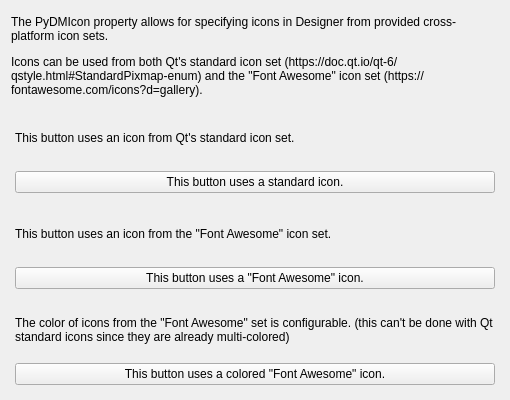
<?xml version="1.0" encoding="UTF-8"?>
<ui version="4.0">
 <class>Form</class>
 <widget class="QWidget" name="Form">
  <property name="geometry">
   <rect>
    <x>0</x>
    <y>0</y>
    <width>510</width>
    <height>400</height>
   </rect>
  </property>
  <property name="sizePolicy">
   <sizepolicy hsizetype="Preferred" vsizetype="Preferred">
    <horstretch>0</horstretch>
    <verstretch>0</verstretch>
   </sizepolicy>
  </property>
  <property name="minimumSize">
   <size>
    <width>500</width>
    <height>400</height>
   </size>
  </property>
  <property name="windowTitle">
   <string>Form</string>
  </property>
  <layout class="QVBoxLayout" name="verticalLayout">
   <item>
    <widget class="QLabel" name="label_main">
     <property name="text">
      <string>&lt;html&gt;&lt;head/&gt;&lt;body&gt;&lt;p&gt;The PyDMIcon property allows for specifying icons in Designer from provided cross-platform icon sets.&lt;/p&gt;&lt;p&gt;Icons can be used from both Qt's standard icon set (https://doc.qt.io/qt-6/qstyle.html#StandardPixmap-enum) and the &amp;quot;Font Awesome&amp;quot; icon set (https://fontawesome.com/icons?d=gallery).&lt;/p&gt;&lt;/body&gt;&lt;/html&gt;</string>
     </property>
     <property name="textFormat">
      <enum>Qt::RichText</enum>
     </property>
     <property name="wordWrap">
      <bool>true</bool>
     </property>
    </widget>
   </item>
   <item>
    <widget class="PyDMFrame" name="PyDMFrame">
     <property name="toolTip">
      <string/>
     </property>
     <property name="whatsThis">
      <string>
    QFrame with support for alarms
    This class inherits from QFrame and PyDMWidget.

    Parameters
    ----------
    parent : QWidget
        The parent widget for the Label
    init_channel : str, optional
        The channel to be used by the widget.
    </string>
     </property>
     <property name="alarmSensitiveBorder" stdset="0">
      <bool>true</bool>
     </property>
     <property name="channel" stdset="0">
      <string>ca://MTEST:Run</string>
     </property>
     <layout class="QVBoxLayout" name="verticalLayout_4">
      <property name="leftMargin">
       <number>4</number>
      </property>
      <property name="topMargin">
       <number>4</number>
      </property>
      <property name="rightMargin">
       <number>4</number>
      </property>
      <property name="bottomMargin">
       <number>4</number>
      </property>
      <item>
       <widget class="QLabel" name="label">
        <property name="text">
         <string>This button uses an icon from Qt's standard icon set.</string>
        </property>
       </widget>
      </item>
      <item>
       <widget class="PyDMPushButton" name="PyDMPushButton">
        <property name="toolTip">
         <string/>
        </property>
        <property name="whatsThis">
         <string/>
        </property>
        <property name="styleSheet">
         <string notr="true"/>
        </property>
        <property name="text">
         <string>This button uses a standard icon.</string>
        </property>
        <property name="alarmSensitiveContent" stdset="0">
         <bool>false</bool>
        </property>
        <property name="alarmSensitiveBorder" stdset="0">
         <bool>false</bool>
        </property>
        <property name="PyDMToolTip" stdset="0">
         <string/>
        </property>
        <property name="monitorDisp" stdset="0">
         <bool>false</bool>
        </property>
        <property name="channel" stdset="0">
         <string>ca://MTEST:Run</string>
        </property>
        <property name="PyDMIcon" stdset="0">
         <string>SP_ArrowUp</string>
        </property>
        <property name="PyDMIconColor" stdset="0">
         <color>
          <red>170</red>
          <green>0</green>
          <blue>127</blue>
         </color>
        </property>
        <property name="passwordProtected" stdset="0">
         <bool>false</bool>
        </property>
        <property name="password" stdset="0">
         <string/>
        </property>
        <property name="protectedPassword" stdset="0">
         <string/>
        </property>
        <property name="showConfirmDialog" stdset="0">
         <bool>false</bool>
        </property>
        <property name="confirmMessage" stdset="0">
         <string/>
        </property>
        <property name="pressValue" stdset="0">
         <string>1</string>
        </property>
        <property name="releaseValue" stdset="0">
         <string>None</string>
        </property>
        <property name="relativeChange" stdset="0">
         <bool>false</bool>
        </property>
        <property name="writeWhenRelease" stdset="0">
         <bool>false</bool>
        </property>
        <property name="standardIcon" stdset="0">
         <string>eye-slash</string>
        </property>
       </widget>
      </item>
     </layout>
    </widget>
   </item>
   <item>
    <widget class="PyDMFrame" name="PyDMFrame_2">
     <property name="toolTip">
      <string/>
     </property>
     <property name="whatsThis">
      <string>
    QFrame with support for alarms
    This class inherits from QFrame and PyDMWidget.

    Parameters
    ----------
    parent : QWidget
        The parent widget for the Label
    init_channel : str, optional
        The channel to be used by the widget.
    </string>
     </property>
     <property name="alarmSensitiveContent" stdset="0">
      <bool>false</bool>
     </property>
     <property name="alarmSensitiveBorder" stdset="0">
      <bool>true</bool>
     </property>
     <property name="channel" stdset="0">
      <string>ca://MTEST:Run</string>
     </property>
     <layout class="QVBoxLayout" name="verticalLayout_5">
      <property name="leftMargin">
       <number>4</number>
      </property>
      <property name="topMargin">
       <number>4</number>
      </property>
      <property name="rightMargin">
       <number>4</number>
      </property>
      <property name="bottomMargin">
       <number>4</number>
      </property>
      <item>
       <widget class="QLabel" name="label_2">
        <property name="text">
         <string>This button uses an icon from the &quot;Font Awesome&quot; icon set.</string>
        </property>
       </widget>
      </item>
      <item>
       <widget class="PyDMPushButton" name="PyDMPushButton_2">
        <property name="toolTip">
         <string/>
        </property>
        <property name="whatsThis">
         <string/>
        </property>
        <property name="text">
         <string>This button uses a &quot;Font Awesome&quot; icon.</string>
        </property>
        <property name="flat">
         <bool>false</bool>
        </property>
        <property name="alarmSensitiveContent" stdset="0">
         <bool>false</bool>
        </property>
        <property name="alarmSensitiveBorder" stdset="0">
         <bool>false</bool>
        </property>
        <property name="PyDMToolTip" stdset="0">
         <string/>
        </property>
        <property name="monitorDisp" stdset="0">
         <bool>false</bool>
        </property>
        <property name="channel" stdset="0">
         <string>ca://MTEST:Run</string>
        </property>
        <property name="PyDMIcon" stdset="0">
         <string>arrow-up</string>
        </property>
        <property name="passwordProtected" stdset="0">
         <bool>false</bool>
        </property>
        <property name="password" stdset="0">
         <string/>
        </property>
        <property name="protectedPassword" stdset="0">
         <string/>
        </property>
        <property name="showConfirmDialog" stdset="0">
         <bool>false</bool>
        </property>
        <property name="confirmMessage" stdset="0">
         <string/>
        </property>
        <property name="pressValue" stdset="0">
         <string>0</string>
        </property>
        <property name="releaseValue" stdset="0">
         <string>None</string>
        </property>
        <property name="relativeChange" stdset="0">
         <bool>false</bool>
        </property>
        <property name="writeWhenRelease" stdset="0">
         <bool>false</bool>
        </property>
       </widget>
      </item>
     </layout>
    </widget>
   </item>
   <item>
    <widget class="PyDMFrame" name="PyDMFrame_3">
     <property name="toolTip">
      <string/>
     </property>
     <property name="whatsThis">
      <string>
    QFrame with support for alarms
    This class inherits from QFrame and PyDMWidget.

    Parameters
    ----------
    parent : QWidget
        The parent widget for the Label
    init_channel : str, optional
        The channel to be used by the widget.
    </string>
     </property>
     <property name="alarmSensitiveBorder" stdset="0">
      <bool>true</bool>
     </property>
     <property name="channel" stdset="0">
      <string>ca://MTEST:Run</string>
     </property>
     <layout class="QVBoxLayout" name="verticalLayout_6">
      <property name="leftMargin">
       <number>4</number>
      </property>
      <property name="topMargin">
       <number>4</number>
      </property>
      <property name="rightMargin">
       <number>4</number>
      </property>
      <property name="bottomMargin">
       <number>4</number>
      </property>
      <item>
       <widget class="QLabel" name="label_3">
        <property name="text">
         <string>The color of icons from the &quot;Font Awesome&quot; set is configurable. (this can't be done with Qt standard icons since they are already multi-colored)</string>
        </property>
        <property name="wordWrap">
         <bool>true</bool>
        </property>
       </widget>
      </item>
      <item>
       <widget class="PyDMPushButton" name="PyDMPushButton_3">
        <property name="toolTip">
         <string/>
        </property>
        <property name="whatsThis">
         <string/>
        </property>
        <property name="text">
         <string>This button uses a colored &quot;Font Awesome&quot; icon.</string>
        </property>
        <property name="alarmSensitiveContent" stdset="0">
         <bool>false</bool>
        </property>
        <property name="alarmSensitiveBorder" stdset="0">
         <bool>false</bool>
        </property>
        <property name="PyDMToolTip" stdset="0">
         <string/>
        </property>
        <property name="monitorDisp" stdset="0">
         <bool>false</bool>
        </property>
        <property name="channel" stdset="0">
         <string>ca://MTEST:Run</string>
        </property>
        <property name="PyDMIcon" stdset="0">
         <string>arrow-up</string>
        </property>
        <property name="PyDMIconColor" stdset="0">
         <color>
          <red>255</red>
          <green>0</green>
          <blue>0</blue>
         </color>
        </property>
        <property name="passwordProtected" stdset="0">
         <bool>false</bool>
        </property>
        <property name="password" stdset="0">
         <string/>
        </property>
        <property name="protectedPassword" stdset="0">
         <string/>
        </property>
        <property name="showConfirmDialog" stdset="0">
         <bool>false</bool>
        </property>
        <property name="confirmMessage" stdset="0">
         <string/>
        </property>
        <property name="pressValue" stdset="0">
         <string>0</string>
        </property>
        <property name="releaseValue" stdset="0">
         <string>None</string>
        </property>
        <property name="relativeChange" stdset="0">
         <bool>false</bool>
        </property>
        <property name="writeWhenRelease" stdset="0">
         <bool>false</bool>
        </property>
       </widget>
      </item>
     </layout>
    </widget>
   </item>
  </layout>
 </widget>
 <customwidgets>
  <customwidget>
   <class>PyDMFrame</class>
   <extends>QFrame</extends>
   <header>pydm.widgets.frame</header>
   <container>1</container>
  </customwidget>
  <customwidget>
   <class>PyDMPushButton</class>
   <extends>QPushButton</extends>
   <header>pydm.widgets.pushbutton</header>
  </customwidget>
 </customwidgets>
 <resources/>
 <connections/>
</ui>
